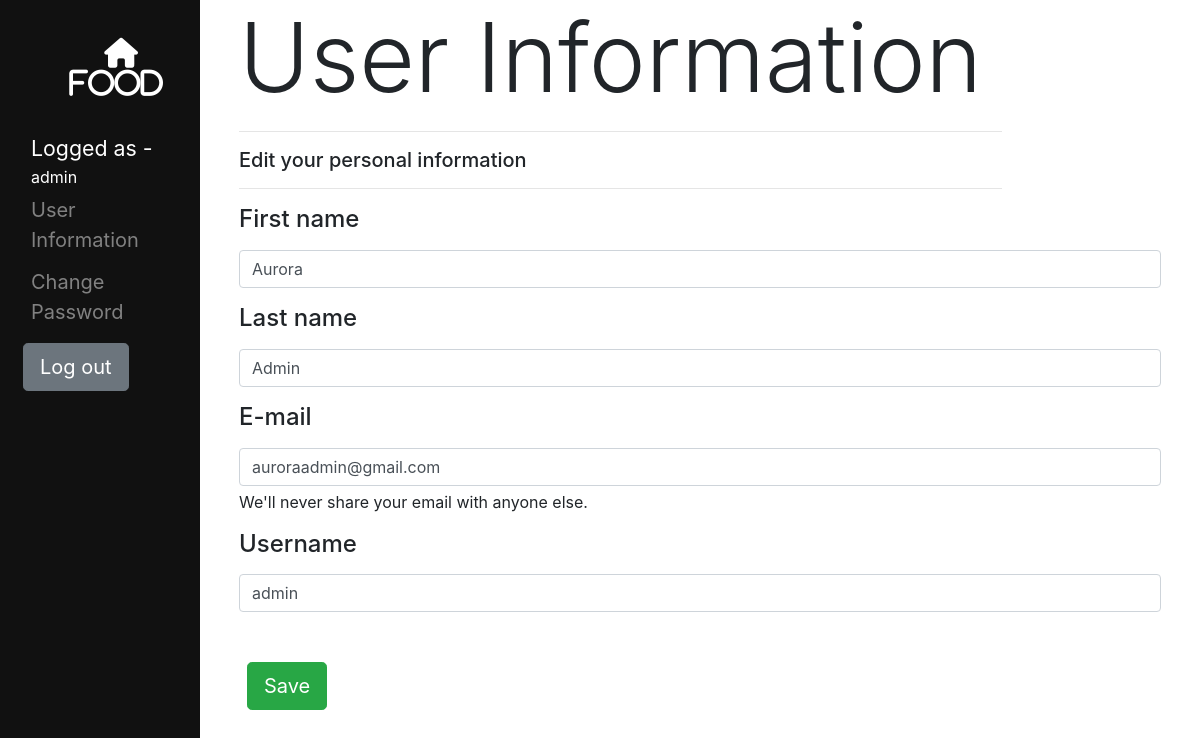
Screenshot of /user/index.php (signed in) with the database file from the repository.
### tables this page shows
CREATE TABLE `users` (
  `userid` int(5) UNSIGNED ZEROFILL NOT NULL,
  `username` varchar(200) NOT NULL,
  `userpassword` varchar(200) NOT NULL,
  `useremail` varchar(200) NOT NULL,
  `userprivilege` varchar(200) NOT NULL DEFAULT 'user',
  `userfirstname` varchar(200) DEFAULT NULL,
  `userlastname` varchar(200) DEFAULT NULL,
  `block?` tinyint(1) NOT NULL DEFAULT 0,
  `verify_token` varchar(200) NOT NULL
);

### user/index.php (the view, shortened to what this page needs)
<?php
require_once('../php/dbconnect.php');
if (isset($_SESSION['logged']) && $_SESSION['logged'] == 1) {
    $userid = $_SESSION['id'];
}
    $query = "SELECT * FROM users WHERE userid = '$userid'";
    $result = mysqli_query($con, $query);
    if ($result) {
        $row = mysqli_fetch_assoc($result);
        $userfirstname = $row['userfirstname'];
        $userlastname = $row['userlastname'];
        $useremail = $row['useremail'];
        $username = $row['username'];
    }
?>
<!DOCTYPE html>
<html lang="en">
<head>
    <?php
    include('./include/header.php');
    ?>
</head>
<body>
    <main role="main" class="col-md-9 ml-sm-auto col-lg-10 px-4">
        <?php
        include('./usersidebar.php');
        ?>
        <div class="container-fluid">
            <div class="row">
                <div class="col-10">
                    <span class="display-1 ">User Information</span>
                    <hr>
                    <h5>Edit your personal information</h5>
                    <hr>
                </div>
            </div>
            <div class="row">
                <div class="col-sm-12">
                    <form class="form" action="##" method="post" id="registrationForm">
                        <div class="form-group">
                            <div class="col-xs-6">
                                <label for="first_name">
                                    <h4>First name</h4>
                                </label>
                                <input type="text" class="form-control" name="first_name" id="first_name" placeholder="First Name" value="<?php echo $userfirstname ?>" required />
                            </div>
                        </div>
                        <div class="form-group">
                            <div class="col-xs-6">
                                <label for="last_name">
                                    <h4>Last name</h4>
                                </label>
                                <input type="text" class="form-control" name="last_name" id="last_name" placeholder="Last Name" value="<?php echo $userlastname ?>" required />
                            </div>
                        </div>
                        <div class="form-group">
                            <div class="col-xs-6">
                                <label for="email">
                                    <h4>E-mail</h4>
                                </label>
                                <div class="form-control" id="email"><?php echo $useremail ?></div>
                                <div id="emailHelp" class="form-text">We'll never share your email with anyone else.</div>
                            </div>
                        </div>
                        <div class="form-group">
                            <div class="col-xs-6">
                                <label for="last_name">
                                    <h4>Username</h4>
                                </label>
                                <input type="text" class="form-control" name="username" id="username" placeholder="Username" value="<?php echo $username ?>" required />
                            </div>
                        </div>
                        <div class="form-group">
                            <div class="col-xs-12">
                                <br />
                                <button class="btn btn-lg btn-success" type="submit">
                                    <i class="glyphicon glyphicon-ok-sign"></i> Save
                                </button>
                            </div>
                        </div>
                    </form>
                </div>
            </div>
        </div>
    </main>
</body>
</html>

### user/usersidebar.php (style rules this page uses)
button { border: none; color: white; padding: 20px 32px; text-align: center; text-decoration: none; display: outline-block; font-size: 16px; margin: 10px 8px; cursor: pointer; }

### rows the page displays
users: first_name "Aurora", last_name "Admin", useremail "auroraadmin@gmail.com", username "admin"

### other values shown
$_SESSION['username'] "admin"
